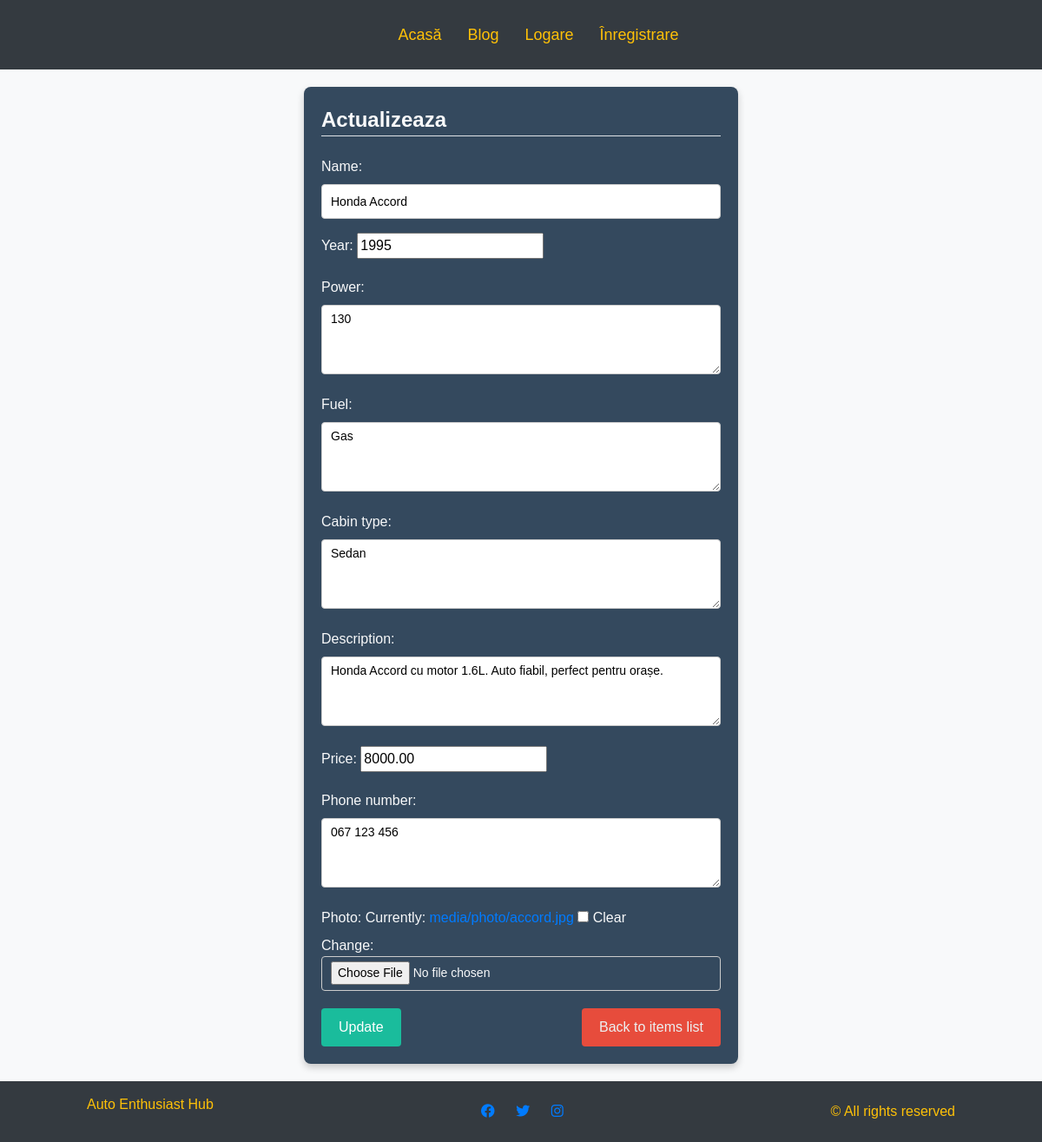
Page /shop/item/16/update/ on the earlier database version.
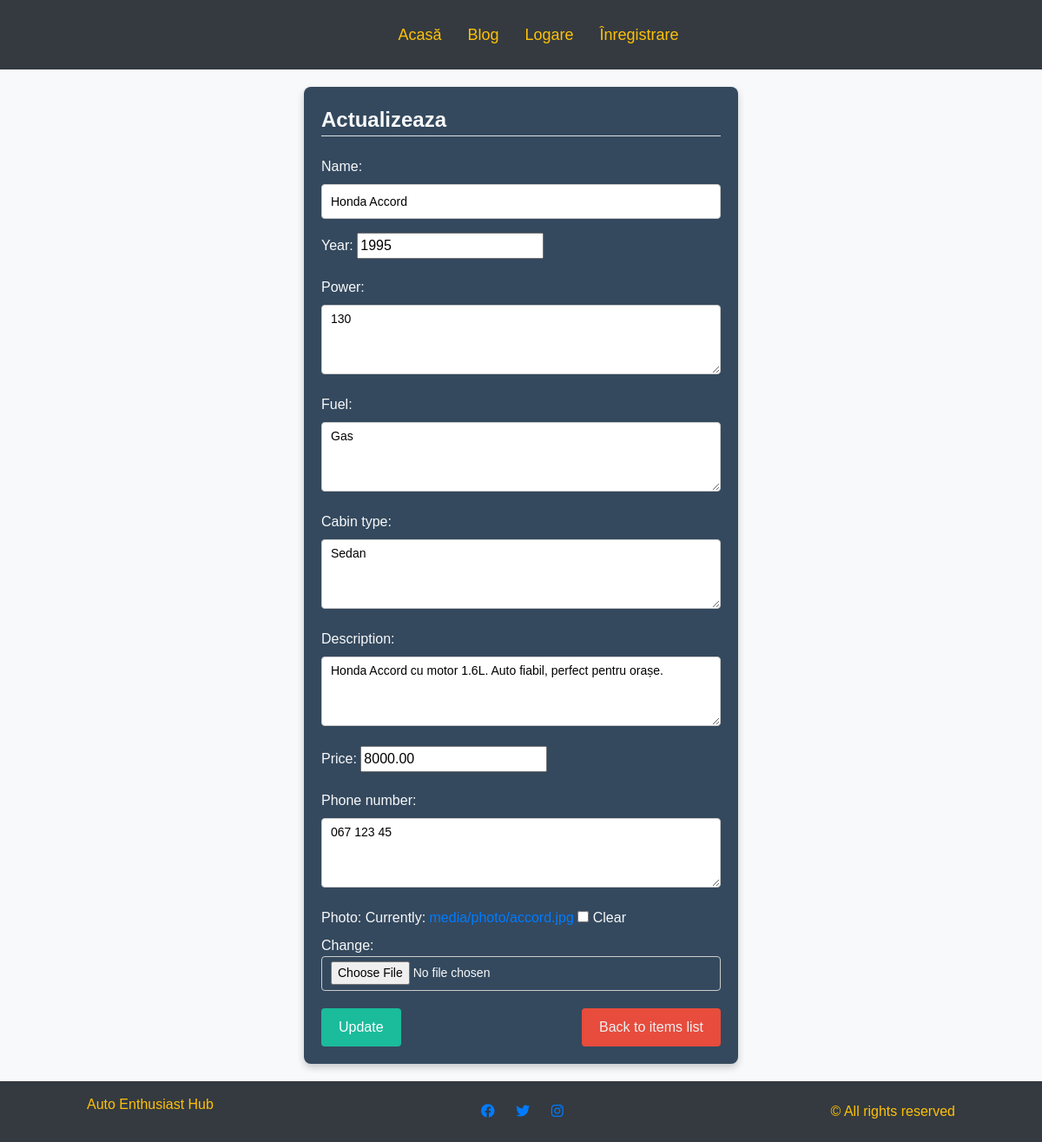
Same page on the later database version.
### shop/models.py (models this page shows, shortened)
class Item(models.Model):
    name = models.CharField(max_length=255)
    description = models.TextField()
    price = models.DecimalField(max_digits=10, decimal_places=2)
    owner = models.ForeignKey(User, on_delete=models.CASCADE, related_name='items')
    year = models.IntegerField( default='0')
    power = models.TextField(max_length=50, default='50')
    fuel = models.TextField(max_length=50,default='Benzina')
    cabin_type = models.TextField(max_length=50, default='Sedan')
    phone_number = models.TextField(max_length=15, default = '0')
    photo = models.ImageField(upload_to='media/photo/', blank=True, null=True)

### shop/views.py (the view)
# urls.py: path('item/<int:pk>/update/', views.item_update, name='item_update'),
def item_update(request, pk):
    item = get_object_or_404(Item, pk=pk)
    if request.method == 'POST':
        form = ItemForm(request.POST, request.FILES, instance=item)
        if form.is_valid():
            form.save()
            return redirect('shop:item_list')
    else:
        form = ItemForm(instance=item)
    return render(request, 'shop/item_update.html', {'form': form})

### shop/forms.py
class ItemForm(forms.ModelForm):
    class Meta:
        model = Item
        fields = ['name', 'year', 'power', 'fuel', 'cabin_type', 'description', 'price', 'phone_number', 'photo']

### shop/templates/shop/item_update.html (shortened to what this page needs)
{% extends "main/base.html" %}
{% block content %}
<section class="post-forms">
  <article class="forms-card text-light">
      <form method="post" enctype="multipart/form-data">
          <fieldset class="form-group text-light">
              <legend class="border-bottom mb-2 text-light">Actualizeaza</legend>
          </fieldset>
          {{ form.as_p }}
          <div class="form-actions">
              <button class="form-btn" type="submit">Update</button>
              <a class="back-link" href="{% url 'shop:item_list' %}">Back to items list</a>
          </div>
      </form>
  </article>
</section>
{% endblock %}

Differences in the rows shown:
changed Item "Honda Accord": phone_number "067 123 456" → "067 123 45"
